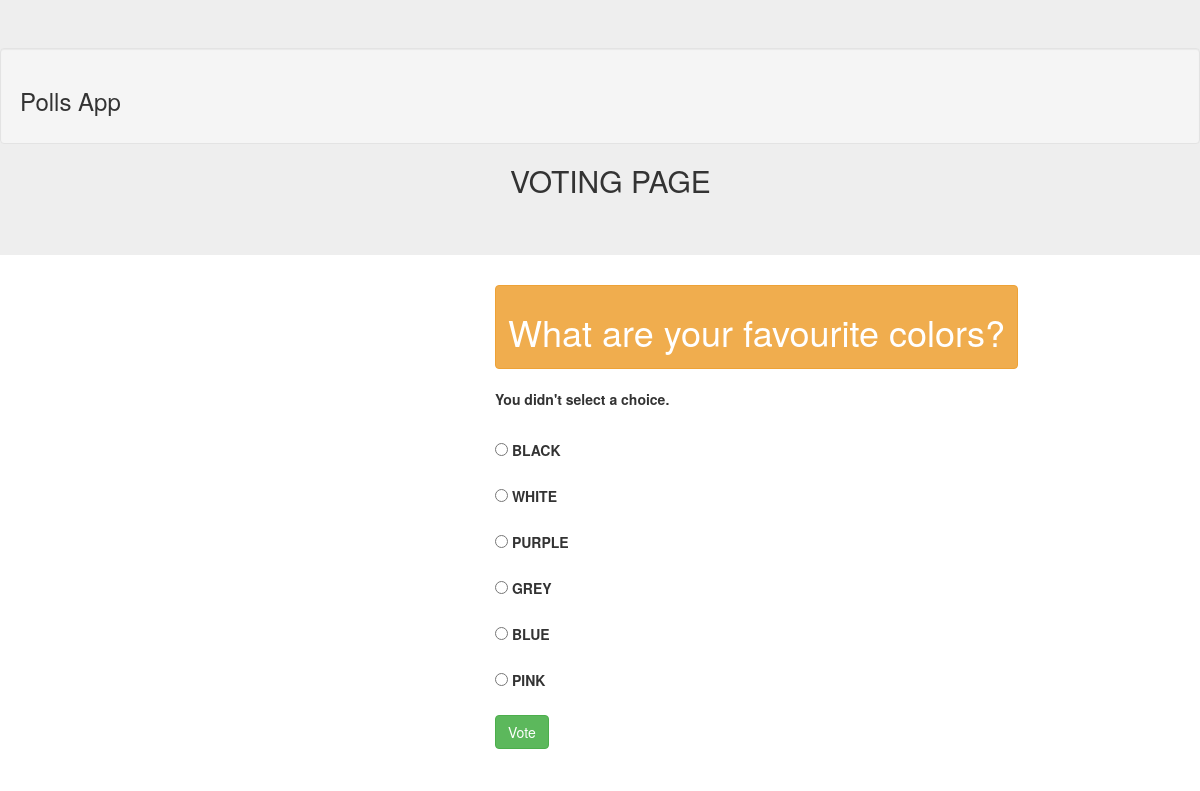
Screenshot of /pollsproject1/5/vote/ with the database file from the repository.
### pollsproject1/models.py (models this page shows, shortened)
class Question(models.Model):
    question_text = models.CharField(max_length=200)
    pub_date = models.DateTimeField('date published')
    def was_published_recently(self):
        now = timezone.now()
        return now - datetime.timedelta(days=1) <= self.pub_date <= now
    was_published_recently.admin_order_field = 'pub_date'
    was_published_recently.boolean = True
    was_published_recently.short_description = 'Published recently?'

class Choice(models.Model):
    question = models.ForeignKey(Question, on_delete=models.CASCADE)
    choice_text = models.CharField(max_length=200)
    votes = models.IntegerField(default=0)

### pollsproject1/views.py (the view)
# urls.py: path('<int:question_id>/vote/', views.vote, name='vote'),
def vote(request, question_id):
    question = get_object_or_404(Question, pk=question_id)
    try:
        selected_choice = question.choice_set.get(pk=request.POST['choice'])
    except (KeyError, Choice.DoesNotExist):
        return render(request, 'pollsproject1/detail.html', {
            'question': question,
            'error_message': "You didn't select a choice.",
        })
    else:
        selected_choice.votes += 1
        selected_choice.save()
        return HttpResponseRedirect(reverse('pollsproject1:results', args=(question.id,)))

### templates/pollsproject1/detail.html (shortened to what this page needs)
{% load static %}
<!doctype html>
<html lang="en">
<head>
<link rel="stylesheet" href="https://maxcdn.bootstrapcdn.com/bootstrap/3.4.0/css/bootstrap.min.css">
</head>
<body>
<div class="jumbotron" >
  <div class="well">
    <h3>Polls App</h3>
  </div>
<h2>VOTING PAGE</h2>
 </div>
<div id="content" name="content" class="main">
  <div class="row justify-content-center">
    <div class="col-8">
      <div class="btn btn-warning">
      <h1 style="text_align:center;">{{ question.question_text }}</h1>
      </div>
      <br>
      <br>
      {% if error_message %}<p><strong>{{ error_message }}</strong></p>{% endif %}
      <br>
      <div class="form-group" >
      <form action="{% url 'pollsproject1:vote' question.id %}" method="post" >
      {% for choice in question.choice_set.all %}
          <div class="form-check">
          <input class="form-check-input"  type="radio" name="choice" id="choice{{ forloop.counter }}" value="{{ choice.id }}">
          <label class="form-check-label" for="choice{{ forloop.counter }}">{{ choice.choice_text }}</label><br> <br>
      {% endfor %}
          </div>
      <input class="btn btn-success"type="submit" value="Vote">
</form>
</div>
  </div>
    </div>
</body>
</html>

### templates/pollsproject1/detail.html (style rules this page uses)
.main,h2 { margin-left:500px; padding: 0px 10px; }
body { background-color: white; }

### rows the page displays
Question: question_text "What are your favourite colors?"
Choice: choice_text "BLACK"
Choice: choice_text "WHITE"
Choice: choice_text "PURPLE"
Choice: choice_text "GREY"
Choice: choice_text "BLUE"
Choice: choice_text "PINK"

### other values shown
{{ error_message }} "You didn't select a choice."
